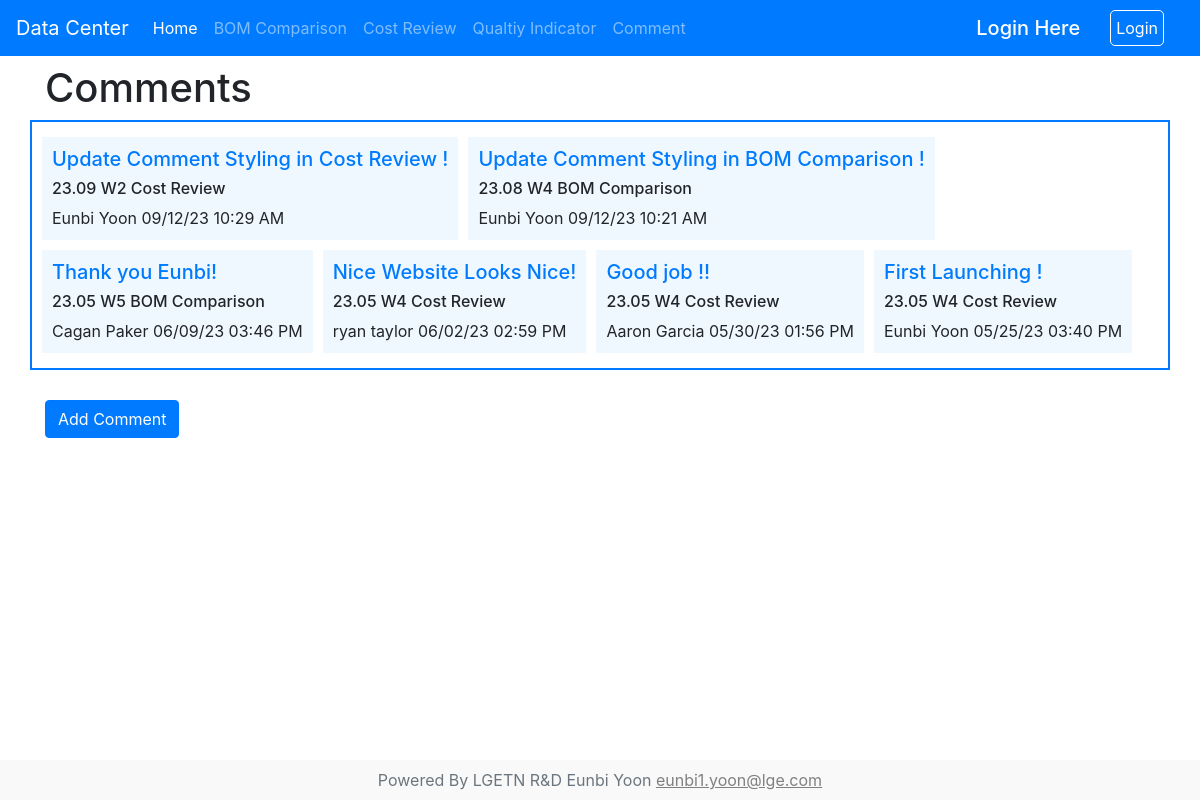
The page /comment on the database its author committed.
### report/models.py (models this page shows)
class Comment(models.Model):
    category=models.ForeignKey(Category, on_delete=models.CASCADE)
    week=models.ForeignKey(Week, on_delete=models.CASCADE)
    author=models.ForeignKey(User, on_delete=models.CASCADE)
    date_added=models.DateTimeField(auto_now_add=True)
    comment_body = models.TextField()
    class Meta:
        verbose_name_plural='  4) Comments'

class Week(models.Model):
    name=models.CharField(max_length=255)
    def __str__(self):
        return self.name
    class Meta:
        verbose_name_plural='  2) Weeks'

class Category(models.Model):
    name=models.CharField(max_length=255)
    def __str__(self):
        return self.name
    class Meta:
        verbose_name_plural='  1) Categories'

### base/views.py (the view)
# urls.py: path('comment',CommentView.as_view(),name='comment_url'),
class CommentView(ListView):
    template_name='comment.html'
    ordering=['-date_added']
    model=Comment

### base/templates/comment.html (shortened to what this page needs)
{% extends 'base.html'%}
{% block container %}
  <h1>Comments</h1>
  <div class="row" style="border: 2px solid #007BFF ; padding:10px 5px;">
    {% for comment in object_list %}
    <div style="margin: 5px; background-color: aliceblue; padding:10px">
      <div>
        <a href="{% url 'article-detail' comment.pk %}"><h5>{{ comment.comment_body| slice:":100" }}</h5></a>
        <div>
          <h6>{{ comment.week }} {{ comment.category }}</h6>
            {{ comment.author.first_name }} {{ comment.author.last_name }}
             {{ comment.date_added|date:"m/d/y h:i A" }}
        </div>
      </div>
    </div>
  {% endfor %}
  </div>
  <a class="btn btn-primary" href="{% url 'add_post'%}" style="margin:30px auto;">Add Comment</a>
{% endblock %}

### base/templates/base.html (shortened to what this page needs)
<!doctype html>
<html lang="en">
  <head>
    {% load static %}
    <link rel="stylesheet" href="https://cdn.jsdelivr.net/npm/bootstrap@4.3.1/dist/css/bootstrap.min.css">
  </head>
  <body>
    <nav class="navbar navbar-expand-lg navbar-dark bg-primary">
      <a class="navbar-brand" href="">Data Center</a>
      <div class="collapse navbar-collapse" id="navbarColor02">
        <ul class="navbar-nav mr-auto">
          <li class="nav-item active">
            <a class="nav-link" href="/">Home</a>
          </li>
          <li class="nav-item">
            <a class="nav-link" href="{% url 'category_bom_url' %}">BOM Comparison</a>
          </li>
          <li class="nav-item">
            <a class="nav-link" href="{% url 'category_cost_url' %}">Cost Review</a>
          </li>
          <li class="nav-item">
            <a class="nav-link" href="{% url 'qualityhome_url' %}">Qualtiy Indicator</a>
          </li>
          <li class="nav-item">
            <a class="nav-link" href="{% url 'comment_url' %}">Comment</a>
          </li>
        </ul>
        <form class="form-inline">
          {% if user.is_authenticated %}
            <h5 style="color:white; margin:0">Hello, {{user.username}}</h5>
            <a style="color:white; margin:0 20px 0 30px; border:1px solid white; border-radius: 5px; padding:5px" href="{% url 'logout_url' %}">Logout</a>
          {% else %}
            <h5 style="color:white; margin:0">Login Here</h5>
            <a style="color:white; margin:0 20px 0 30px; border:1px solid white; border-radius: 5px; padding:5px" href="{% url 'login_url' %}">Login</a>
          {% endif %}
        </form>
      </div>
    </nav>
    <div class="main">
      <div class="container">
        {% block container %}
        {% endblock %}
      </div>
    </div>
  <footer class="text-center text-lg-start bg-white text-muted" style="position: fixed;bottom:0; width: 100%;">
    {% block footer %}
      <div class="text-center p-2" style="background-color: rgba(0, 0, 0, 0.025); padding:0">
        Powered By LGETN R&D Eunbi Yoon
        <a style="text-decoration:underline; color:grey" href="mailto : eunbi1.yoon@lge.com">eunbi1.yoon@lge.com</a>
      </div>
    {% endblock %}
  </footer>
  </body>
</html>

### rows shown on the page
Comment: comment_body "Update Comment Styling in Cost Review !", week "23.09 W2", category "Cost Review", author.first_name "Eunbi", author.last_name "Yoon", date_added "09/12/23 10:29 AM"
Comment: comment_body "Update Comment Styling in BOM Comparison !", week "23.08 W4", category "BOM Comparison", author.first_name "Eunbi", author.last_name "Yoon", date_added "09/12/23 10:21 AM"
Comment: comment_body "Thank you Eunbi!", week "23.05 W5", category "BOM Comparison", author.first_name "Cagan", author.last_name "Paker", date_added "06/09/23 03:46 PM"
Comment: comment_body "Nice Website Looks Nice!", week "23.05 W4", category "Cost Review", author.first_name "ryan", author.last_name "taylor", date_added "06/02/23 02:59 PM"
Comment: comment_body "Good job !!", week "23.05 W4", category "Cost Review", author.first_name "Aaron", author.last_name "Garcia", date_added "05/30/23 01:56 PM"
Comment: comment_body "First Launching !", week "23.05 W4", category "Cost Review", author.first_name "Eunbi", author.last_name "Yoon", date_added "05/25/23 03:40 PM"
